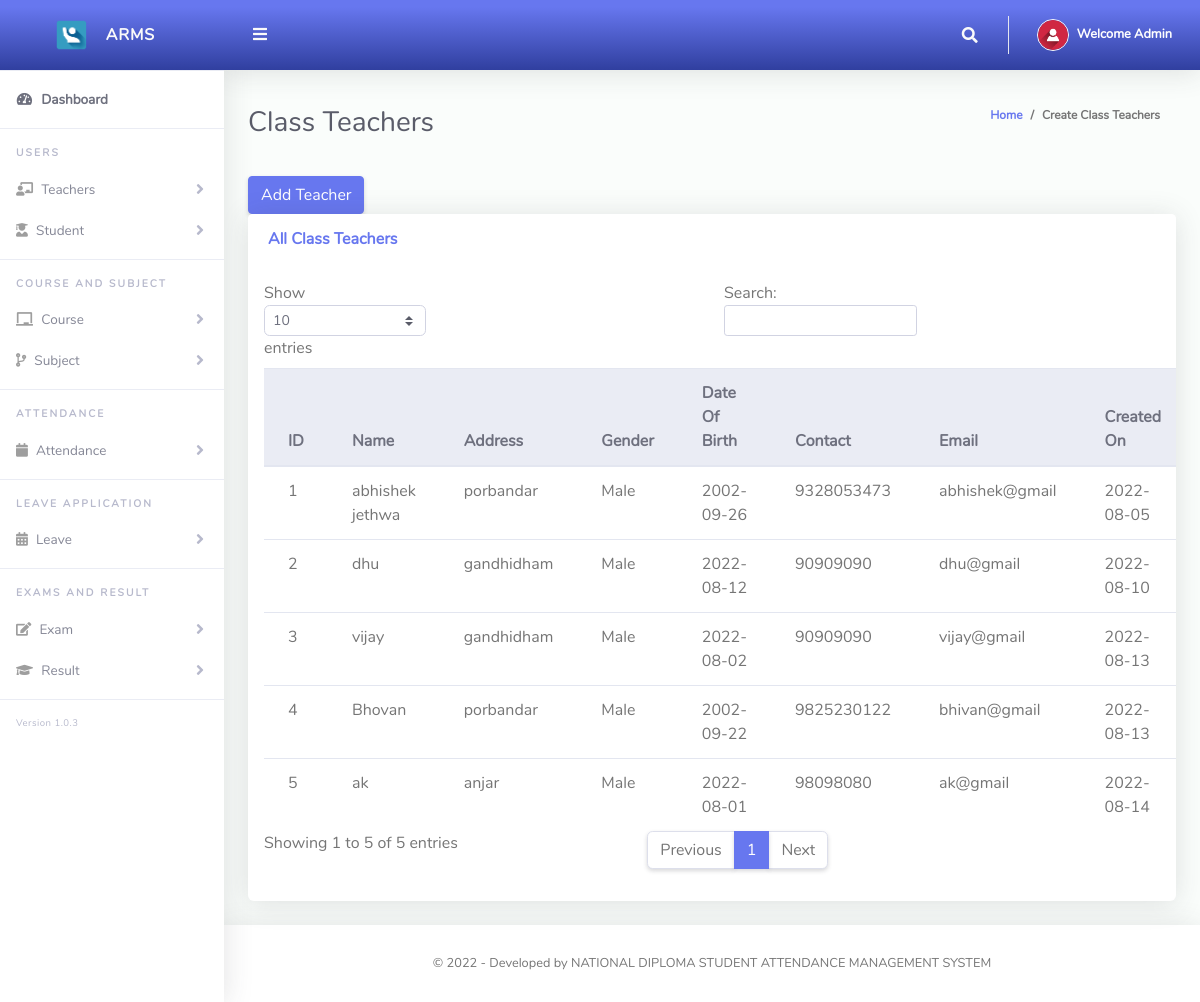
The page /main/teacher.php (signed in) on the database its author committed.
### tables this page shows
CREATE TABLE `users` (
  `ID` int(11) NOT NULL,
  `stdID` varchar(255) DEFAULT NULL,
  `Name` varchar(255) NOT NULL,
  `Add` varchar(255) NOT NULL,
  `Gender` varchar(10) NOT NULL,
  `DOB` date NOT NULL,
  `Contact` varchar(255) NOT NULL,
  `Course` int(11) DEFAULT NULL,
  `Semester` int(11) DEFAULT NULL,
  `Email` varchar(255) NOT NULL,
  `UserName` varchar(255) NOT NULL,
  `Password` varchar(255) NOT NULL,
  `Type` int(11) NOT NULL,
  `CreationDate` date NOT NULL DEFAULT current_timestamp(),
  `UpdationDate` date DEFAULT NULL,
  `status` tinyint(1) NOT NULL DEFAULT 1
);

### main/teacher.php (the view, shortened to what this page needs)
<?php
include 'dbcon.php';
?>
<!DOCTYPE html>
<html lang="en">
<head>
  <link href="../vendor/fontawesome-free/css/all.min.css" rel="stylesheet" type="text/css">
  <link href="../vendor/bootstrap/css/bootstrap.min.css" rel="stylesheet" type="text/css">
  <link href="css/ruang-admin.min.css" rel="stylesheet">
</head>
<body id="page-top">
  <div id="wrapper">
    <?php include "sidebar.php"; ?>
    <div id="content-wrapper" class="d-flex flex-column">
      <div id="content">
        <?php include "topbar.php"; ?>
        <div class="container-fluid" id="container-wrapper">
          <div class="d-sm-flex align-items-center justify-content-between mb-4">
            <h1 class="h3 mb-0 text-gray-800">Class Teachers</h1>
            <ol class="breadcrumb">
              <li class="breadcrumb-item"><a href="dashboard.php">Home</a></li>
              <li class="breadcrumb-item active" aria-current="page">Create Class Teachers</li>
            </ol>
          </div>
          <div class="row">
            <div class="col-lg-12">
              <a href="register.php?type=2"><input type="button" class="btn btn-primary" value = "Add Teacher"></a>
             <div class="row">
                <div class="col-lg-12">
                  <div class="card mb-4">
                    <div class="card-header py-3 d-flex flex-row align-items-center justify-content-between">
                      <h6 class="m-0 font-weight-bold text-primary">All Class Teachers</h6>
                    </div>
                    <div class="table-responsive p-3">
                      <table class="table align-items-center table-flush table-hover" id="dataTableHover">
                        <thead class="thead-light">
                          <tr>
                            <th scope="col">ID</th>
                            <th scope="col">Name</th>
                            <th scope="col">Address</th>
                            <th scope="col">Gender</th>
                            <th scope="col">Date Of Birth</th>
                            <th scope="col">Contact</th>
                            <th scope="col">Email</th>
                            <th scope="col">Created On</th>
                          </tr>
                        </thead>
                        <tbody>
                          <?php
                          $query = "SELECT * FROM users WHERE users.Type = '2'";
                          $rs = $conn->query($query);
                          $num = $rs->num_rows;
                          $sn = 0;
                          if ($num > 0) {
                            while ($rows = $rs->fetch_assoc()) {
                              $sn = $sn + 1;
                              echo "
                              <tr>
                              <td>" . $sn . "</td>
                              <td>" . $rows['Name'] . "</td>
                              <td>" . $rows['Add'] . "</td>
                              <td>" . $rows['Gender'] . "</td>
                              <td>" . $rows['DOB'] . "</td>
                              <td>" . $rows['Contact'] . "</td>
                              <td>" . $rows['Email'] . "</td>
                              <td>" . $rows['CreationDate'] . "</td>
                              <td><a href='edit.php?action=edit&Id=".$rows['ID']."&type=2'><i class='fas fa-fw fa-edit'></i></a></td>
                              <td><a href='?action=delete&Id=".$rows['ID']."'><i class='fas fa-fw fa-trash'></i></a></td>
                              </tr>";
                            }
                          } else {
                            echo
                            "<div class='alert alert-danger' role='alert'>
                            No Record Found!
                            </div>";
                          }
                          ?>
                        </tbody>
                      </table>
                    </div>
                  </div>
                </div>
              </div>
            </div>
          </div>
        </div>
        <?php include "footer.php"; ?>
      </div>
    </div>
</body>
</html>

### main/topbar.php (shortened to what this page needs)
<?php
  $query = "SELECT * FROM users WHERE Id = ".$_SESSION['userId']."";
  $rs = $conn->query($query);
  $rows = $rs->fetch_assoc();
  $fullName = $rows['Name'];
?>
<nav class="navbar navbar-expand navbar-light bg-gradient-primary topbar mb-4 static-top">
          <button id="sidebarToggleTop" class="btn btn-link rounded-circle mr-3">
            <i class="fa fa-bars"></i>
          </button>
          <ul class="navbar-nav ml-auto">
            <li class="nav-item dropdown no-arrow">
              <a class="nav-link dropdown-toggle" href="#" id="searchDropdown" role="button" data-toggle="dropdown"
                aria-haspopup="true" aria-expanded="false">
                <i class="fas fa-search fa-fw"></i>
              </a>
            </li>
            <li class="nav-item dropdown no-arrow">
              <a class="nav-link dropdown-toggle" href="#" id="userDropdown" role="button" data-toggle="dropdown"
                aria-haspopup="true" aria-expanded="false">
                <img class="img-profile rounded-circle" src="img/user-icn.png" style="max-width: 60px">
                <span class="ml-2 d-none d-lg-inline text-white small"><b>Welcome <?php echo $fullName;?></b></span>
              </a>
            </li>
          </ul>
        </nav>

### rows shown on the page
users: Name "Admin"
users: Name "abhishek jethwa", Add "porbandar", Gender "Male", DOB "2002-09-26", Contact "9328053473", Email "abhishek@gmail", CreationDate "2022-08-05"
users: Name "dhu", Add "gandhidham", Gender "Male", DOB "2022-08-12", Contact "90909090", Email "dhu@gmail", CreationDate "2022-08-10"
users: Name "vijay", Add "gandhidham", Gender "Male", DOB "2022-08-02", Contact "90909090", Email "vijay@gmail", CreationDate "2022-08-13"
users: Name "Bhovan", Add "porbandar", Gender "Male", DOB "2002-09-22", Contact "9825230122", Email "bhivan@gmail", CreationDate "2022-08-13"
users: Name "ak", Add "anjar", Gender "Male", DOB "2022-08-01", Contact "98098080", Email "ak@gmail", CreationDate "2022-08-14"
